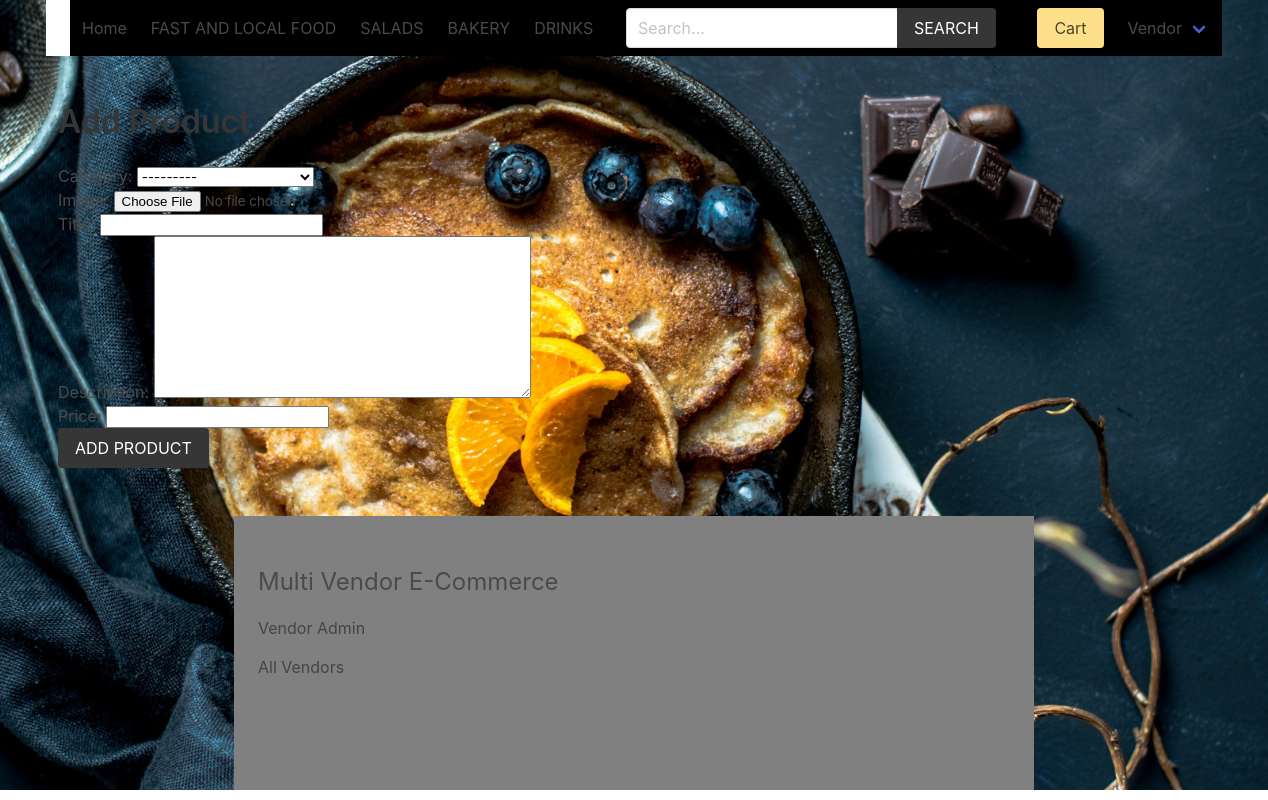
The app's page /vendor/add-product/ (signed in) with its own data.
### product/models.py (models this page shows)
class Category(models.Model):
    title = models.CharField(max_length=50)
    slug = models.SlugField(max_length=55)
    ordering = models.IntegerField(default=0)
    class Meta:
        ordering = ['ordering']
    def __str__(self):
        return self.title

### vendor/models.py (models this page shows, shortened)
class Vendor(models.Model):
    name = models.CharField(max_length=255)
    created_at = models.DateTimeField(auto_now_add=True)
    created_by = models.OneToOneField(User, related_name='vendor', on_delete=models.CASCADE)
    class Meta:
        ordering = ['name']

### vendor/views.py (the view)
# urls.py: path('add-product/', views.add_product, name="add-product"),
@login_required
def add_product(request):
    if request.method == 'POST':
        form = ProductForm(request.POST, request.FILES)
        if form.is_valid():
            product = form.save(commit=False) # Because we have not given vendor yet
            product.vendor = request.user.vendor
            product.slug = slugify(product.title)
            product.save() #finally save
            return redirect('vendor:vendor-admin')
    else:
        form = ProductForm
    return render(request, 'vendor/add_product.html', {'form': form})

### cart/cart.py (called while the page is built)
    def __len__(self):
        return sum(item['quantity'] for item in self.cart.values())

### cart/context_processors.py (called while the page is built)
def cart(request):
    return {'cart': Cart(request)}

### product/context_processors.py (called while the page is built)
def menu_categories(request):
    categories = Category.objects.all()
    return {'categories': categories}

### templates/vendor/add_product.html (shortened to what this page needs)
{% extends 'core/base.html' %}
{% block content %}
    <h1 class="title">Add Product</h1>
    <form method="post" action="" enctype="multipart/form-data">
        {{ form.as_p }}
        <div class="field">
            <div class="control">
                <button class="button is-dark is-uppercase">Add Product</button>
            </div>
        </div>
    </form>
{% endblock content %}

### templates/core/base.html (shortened to what this page needs)
{% load static %}
<!DOCTYPE html>
<html lang="en">
<head>
    <link rel="stylesheet" href="https://cdn.jsdelivr.net/npm/bulma@0.9.2/css/bulma.min.css">
    <link rel="stylesheet" href="{% static 'css/main.css' %}">
</head>
<body>
    <div class="container">
        <nav class="navbar" role="navigation" aria-label="main navigation">
            <div class="navbar-brand"style="background-color: white;">
                <a class="navbar-item" href="{% url 'core:home' %}">
                </a>
            </div>
            <div id="navbarBasicExample" class="navbar-menu"style="background-color: black; color: yellow;">
                <div class="navbar-start">
                <a class="navbar-item" href="{% url 'core:home' %}">
                    Home
                </a>
                {% for category in categories %}
                    <a class="navbar-item" href="{% url 'product:category' category.slug %}">
                        {{category.title}}
                    </a>
                {% endfor %}
                </div>
                <div class="navbar-start">
                    <div class="navbar-item">
                        <form method="get" action="{% url 'product:search' %}">
                            <div class="field has-addons">
                                <div class="control">
                                    <input type="search" name="query" id="" class="input" placeholder="Search...">
                                </div>
                                <div class="control">
                                    <button class="button is-dark is-uppercase">Search</button>
                                </div>
                            </div>
                        </form>
                    </div>
                </div>
                <div class="navbar-end">
                <div class="navbar-item">
                    <a href="{% url 'cart:cart' %}" class="button is-warning">Cart {% if cart %}({{cart|length}}){% endif %}</a>
                </div>
                {% if request.user.is_authenticated %}
                <div class="navbar-item has-dropdown is-hoverable">
                    <a class="navbar-link is-capitalized">
                    {{user.vendor.name}}
                    </a>
                </div>
                {% endif %}
                </div>
            </div>
            </nav>
    </div>
    <section class="section">
        <div class="container">
            {% block content %}{% endblock content %}
        </div>
    </section>
    <footer class="footer"style="width: 800px; margin: 0 auto;background-color: grey;">
        <div class="container">
            <h3 class="is-size-4 mb-4">Multi Vendor E-Commerce</h3>
            {% if request.user.is_authenticated %}
                <a href="{% url 'vendor:vendor-admin' %}">Vendor Admin</a>
            {% else %}
                <a href="{% url 'vendor:become-vendor' %}">Become a Vendor</a>
            {% endif %}
            <br>
            <a href="{% url 'vendor:vendors' %}">All Vendors</a>
        </div>
    </footer>
</body>
</html>

### core/static/css/main.css (style rules this page uses)
.footer a { margin-bottom: 15px; display: inline-block; color: #444; }

### records on screen
Category: title "FAST AND LOCAL FOOD"
Category: title "SALADS"
Category: title "BAKERY"
Category: title "DRINKS"

### other values on screen
{{ user.vendor.name }} "Vendor"
